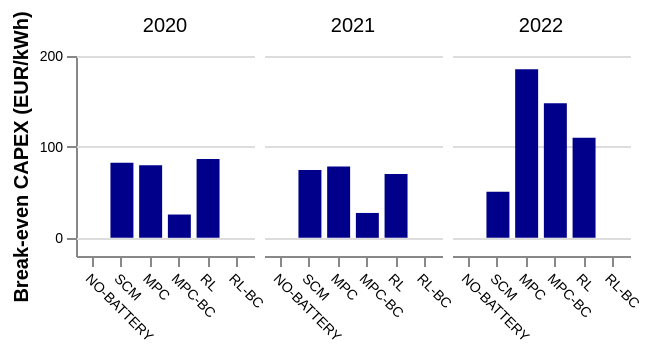

The notebook cell saved with this chart:
### Code cell
data = data_all[data_all['load_profile']=='L9']
data = data.rename(columns={'pv_profile':'Profile', 'bat_usage_cost':'Bat. cost', 'el_bill':'El. bill'})
data_new = data.melt(id_vars=['strategy', 'year', 'load_profile', 'Profile'], value_vars=['break_even_CAPEX'])
data_new = data_new.rename(columns={'variable':'break-even'})

print(data_new)

alt.Chart(data_new).mark_bar().encode(
    x=alt.X('strategy:N', title=None, sort=['NO-BATTERY', 'SCM', 'MPC', 'MPC-BC', 'RL', 'RL-BC']),   
    y=alt.Y('sum(value):Q',axis=alt.Axis(grid=True, title='Break-even CAPEX (EUR/kWh)', 
                                          titleFontStyle='normal', titleFontSize=10, labelAngle=0)),    
    column=alt.Column('year:N', title=None, spacing=5).header(labelFontSize=10, labelFont='arial'),   
    color=alt.Color('break-even:N', scale=alt.Scale(range=colors3)).legend(None),   
    xOffset=alt.XOffset("Profile:N")
    ).configure_view(     
            # remove grid lines around column clusters
            strokeOpacity=0).properties(
                width=89,
                height=100
            ).configure_axis(
                labelFontSize=7,
                titleFontSize=10,
                labelFont='arial',
                titleFont='arial',
                labelAngle=45
            ).configure_range(category=alt.RangeScheme(colors3)
            )

### Figure 1 — Vega-Lite specification as saved in the notebook (floating-point values rounded to 4 significant figures)
{"config": {"view": {"continuousWidth": 300, "continuousHeight": 300, "strokeOpacity": 0}, "axis": {"labelAngle": 45, "labelFont": "arial", "labelFontSize": 7, "titleFont": "arial", "titleFontSize": 10}, "range": {"category": ["darkblue", "#E9A111"]}}, "data": {"name": "data-bd6f62ec1a737f49f75ca48ea803b7d9"}, "mark": {"type": "bar"}, "encoding": {"color": {"field": "break-even", "legend": null, "scale": {"range": ["darkblue", "#E9A111"]}, "type": "nominal"}, "column": {"field": "year", "header": {"labelFontSize": 10, "labelFont": "arial"}, "spacing": 5, "title": null, "type": "nominal"}, "x": {"field": "strategy", "sort": ["NO-BATTERY", "SCM", "MPC", "MPC-BC", "RL", "RL-BC"], "title": null, "type": "nominal"}, "xOffset": {"field": "Profile", "type": "nominal"}, "y": {"aggregate": "sum", "axis": {"grid": true, "labelAngle": 0, "title": "Break-even CAPEX (EUR/kWh)", "titleFontSize": 10, "titleFontStyle": "normal"}, "field": "value", "type": "quantitative"}}, "height": 100, "width": 89, "$schema": "https://vega.github.io/schema/vega-lite/v5.20.1.json", "datasets": {"data-bd6f62ec1a737f49f75ca48ea803b7d9": [{"strategy": "MPC-BC", "year": 2020, "load_profile": "L9", "Profile": "south", "break-even": "break_even_CAPEX", "value": 25.62}, {"strategy": "MPC-BC", "year": 2021, "load_profile": "L9", "Profile": "south", "break-even": "break_even_CAPEX", "value": 27.36}, {"strategy": "MPC-BC", "year": 2022, "load_profile": "L9", "Profile": "south", "break-even": "break_even_CAPEX", "value": 147.9}, {"strategy": "MPC", "year": 2020, "load_profile": "L9", "Profile": "south", "break-even": "break_even_CAPEX", "value": 79.96}, {"strategy": "MPC", "year": 2021, "load_profile": "L9", "Profile": "south", "break-even": "break_even_CAPEX", "value": 78.51}, {"strategy": "MPC", "year": 2022, "load_profile": "L9", "Profile": "south", "break-even": "break_even_CAPEX", "value": 185.4}, {"strategy": "NO-BATTERY", "year": 2020, "load_profile": "L9", "Profile": "south", "break-even": "break_even_CAPEX", "value": null}, {"strategy": "NO-BATTERY", "year": 2021, "load_profile": "L9", "Profile": "south", "break-even": "break_even_CAPEX", "value": null}, {"strategy": "NO-BATTERY", "year": 2022, "load_profile": "L9", "Profile": "south", "break-even": "break_even_CAPEX", "value": null}, {"strategy": "RL-BC", "year": 2020, "load_profile": "L9", "Profile": "south", "break-even": "break_even_CAPEX", "value": -5.527e-07}, {"strategy": "RL-BC", "year": 2021, "load_profile": "L9", "Profile": "south", "break-even": "break_even_CAPEX", "value": 1.693e-06}, {"strategy": "RL-BC", "year": 2022, "load_profile": "L9", "Profile": "south", "break-even": "break_even_CAPEX", "value": -1.57e-08}, {"strategy": "RL", "year": 2020, "load_profile": "L9", "Profile": "south", "break-even": "break_even_CAPEX", "value": 86.6}, {"strategy": "RL", "year": 2021, "load_profile": "L9", "Profile": "south", "break-even": "break_even_CAPEX", "value": 70.15}, {"strategy": "RL", "year": 2022, "load_profile": "L9", "Profile": "south", "break-even": "break_even_CAPEX", "value": 109.9}, {"strategy": "SCM", "year": 2020, "load_profile": "L9", "Profile": "south", "break-even": "break_even_CAPEX", "value": 82.49}, {"strategy": "SCM", "year": 2021, "load_profile": "L9", "Profile": "south", "break-even": "break_even_CAPEX", "value": 74.54}, {"strategy": "SCM", "year": 2022, "load_profile": "L9", "Profile": "south", "break-even": "break_even_CAPEX", "value": 50.76}]}}
